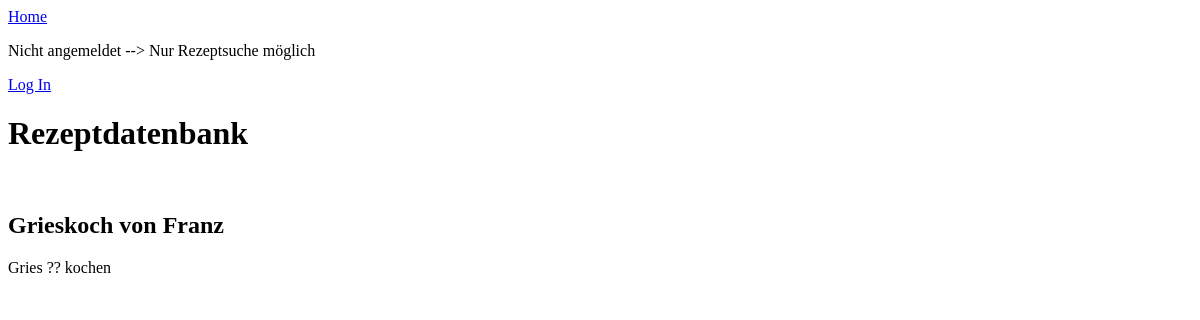
/rezept/5/, run on an earlier commit of the app's database.
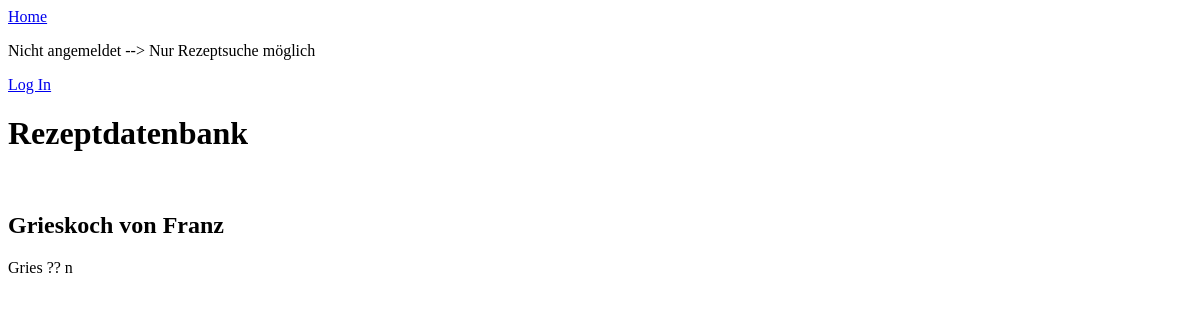
And on a later commit of the database.
### rezepte/models.py (models this page shows, shortened)
class Rezept(models.Model):
    koch = models.ForeignKey('auth.User', on_delete=models.CASCADE)
    bezeichnung = models.CharField(max_length=80)
    kategorie = models.CharField(max_length=80)
    kueche = models.CharField(max_length=80, blank=True)
    art_zutaten = models.CharField(max_length=80, blank=True)
    portionen = models.IntegerField(blank=True, null=True)
    bewertung = models.IntegerField(blank=True, null=True)
    zutaten = models.TextField()
    zubereitung = models.TextField(blank=True)
    anmerkungen = models.TextField(blank=True)
    class Meta:
        verbose_name_plural = "rezepte"

### rezepte/views.py (the view)
# urls.py: path('rezept/<int:pk>/', RezeptDetailView.as_view(), name='redetail'),
class RezeptDetailView(DetailView):
    model = Rezept
    template_name = 'redetail.html'

### templates/redetail.html
{% extends 'base.html' %}
{% block content %}
    <div>
        <h2>{{  rezept.bezeichnung  }} von {{ rezept.koch }} </h2>
        <p>{{  rezept.zutaten }}   {{ rezept.zubereitung }}</p>
    </div>
{% endblock content %}

### templates/base.html
<header>
    <a href="{% url 'home' %}">Home</a>
</header>
{% if user.is_authenticated %}
    <p>Angemeldet als  {{ user.username  }} </p>
    <p><a href="{% url 'reneu' %}">Neues Rezept</a></p>
    <p><a href="{% url 'logout' %}">Log out</a></p>
{% else %}
    <p>Nicht angemeldet --> Nur Rezeptsuche möglich</p>
    <a href="{% url 'login' %}">Log In</a>
{% endif %}
<h1>Rezeptdatenbank</h1><br>
{% block content %}
{% endblock content %}

What changed in the data, as far as the page shows it:
changed Rezept "Grieskoch": zubereitung "kochen" → "n"
